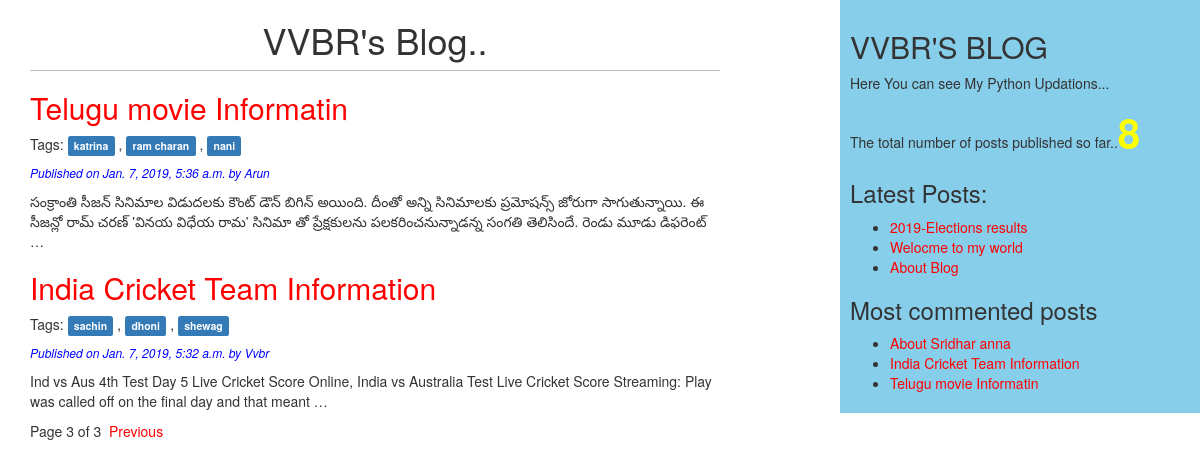
Page /blog/?page=3 on the committed database.
### blog/models.py (models this page shows, shortened)
class Post(models.Model):
    STATUS_CHOICES=(('draft','Draft'),('published','Published'))
    title=models.CharField(max_length=256)
    slug=models.SlugField(max_length=264,unique_for_date='publish')
    author=models.ForeignKey(User,on_delete=models.CASCADE,related_name='blog_posts')
    body=models.TextField()
    publish=models.DateTimeField(default=timezone.now)
    created=models.DateTimeField(auto_now_add=True)
    updated=models.DateTimeField(auto_now=True)
    status=models.CharField(max_length=10,choices=STATUS_CHOICES,default='draft')
    objects=CustomManager()
    tags=TaggableManager()
    class Meta:
        ordering=('-publish',)
    def get_absolute_url(self):
        return reverse('blog:post_detail',
                        args=[self.publish.year,
                            self.publish.month,
                            self.publish.day,
                            self.slug])

### blog/views.py (the view)
# urls.py: path('', views.post_list_view, name='post_list'),
def post_list_view(request,tag_slug=None):
    post_list=Post.objects.all()
    tag=None
    if tag_slug:
        tag=get_object_or_404(Tag,slug=tag_slug)
        post_list=post_list.filter(tags__in=[tag])
    paginator = Paginator(post_list,3) # 3 posts in each page
    page_number = request.GET.get('page')
    try:
        post_list = paginator.page(page_number)
    except PageNotAnInteger:
        post_list = paginator.page(1)
    except EmptyPage:
        post_list = paginator.page(paginator.num_pages)
    return render(request,'blog/post_list.html',{'post_list':post_list,'tag':tag})

### blog/models.py (called while the page is built)
    def get_queryset(self):
        return super().get_queryset().filter(status='published')

### blog/templatetags/blog_tags.py (called while the page is built)
@register.simple_tag()
def total_posts():
    return Post.objects.count()

@register.inclusion_tag('blog/latest_posts.html')
def show_latest_posts(count=3):
    latest_posts=Post.objects.order_by('-publish')[:count]
    return {'latest_posts':latest_posts}

@register.simple_tag
def get_most_commented_posts(count=3):
    return Post.objects.annotate(total_comments=Count('comments')).order_by('-total_comments')[:count]

### templates/blog/post_list.html (shortened to what this page needs)
{%extends 'blog/base.html'%}
{%block content%}
  <h1 align='center'>VVBR's Blog..</h1>
  {%for post in post_list%}
    <a href="{{ post.get_absolute_url }}"><h2>{{post.title}}</h2></a>
    <p class="tags">
  Tags:
  {% for tag in post.tags.all %}
    <a href="{% url "blog:post_list_view_by_tag" tag.slug %}">
      <span class="label label-primary">{{ tag.name }}</span>
    </a>
    {% if not forloop.last %}, {% endif %}
  {% endfor %}
  </p>
    <p id='date'>Published on {{post.publish}} by {{post.author|title}}</p>
    {{post.body|truncatewords:30|linebreaks}}
  {%endfor%}
  {% include "blog/pagination.html" with page=post_list %}
{%endblock%}

### templates/blog/base.html (shortened to what this page needs)
<!DOCTYPE html>
{% load blog_tags %}
{%load staticfiles%}
<html lang="en" dir="ltr">
  <head>
    <link rel="stylesheet" href="https://maxcdn.bootstrapcdn.com/bootstrap/3.3.7/css/bootstrap.min.css">
    <link rel="stylesheet" href="{% static "css/blog.css"%}">
  </head>
  <body>
    <div class="content">
      {%block content%}{%endblock%}
    </div>
    <div class="sidebar">
      <h2>VVBR'S BLOG</h2>
      <p>Here You can see My Python Updations...</p>
      <p>The total number of posts published so far..<span id='pcount'>{% total_posts%}</span></p>
      <h3>Latest Posts:</h3>
      {% show_latest_posts 3%}
      <h3>Most commented posts</h3>
      {% get_most_commented_posts as most_commented_posts %}
      <ul>
      {% for post in most_commented_posts %}
        <li>
          <a href="{{ post.get_absolute_url }}">{{ post.title }}</a>
        </li>
      {% endfor %}
      </ul>
    </div>
  </body>
</html>

### templates/blog/latest_posts.html
<ul>
  {%for post in latest_posts%}
  <li>
  <a href="{{ post.get_absolute_url }}">{{post.title}}</a>
  </li>
  {%endfor%}
</ul>

### static/css/blog.css (style rules this page uses)
.content { float:left; width: 60%; padding:0 0 0 30px; }
.sidebar { float:right; width:30%; padding:10px; background: skyblue; height: 100%; }
h1 { text-align: center; border-bottom: 1px solid #bbb; padding: 0 0 10px 0; }
#date { color:blue; font-size:12px; font-style: italic; }
a { color:red; }
#pcount { font-size: 40px; color: yellow; font-weight: bold; }

### rows in the picture
Post: title "Telugu movie Informatin", publish "Jan. 7, 2019, 5:36 a.m.", author "Arun", body "సంక్రాంతి సీజన్ సినిమాల విడుదలకు కౌంట్ డౌన్ బిగిన్ అయింది. దీంతో అన్ని సినిమాలకు ప్రమోషన్స్ జోరుగా సాగుతున్నాయి. ఈ సీజన్లో రామ్ చరణ్ 'వినయ విధేయ రామ' సినిమా తో ప్రేక్షకులను పలకరించనున్నాడన్న సంగతి తెలిసిందే. రెండు మూడు డిఫరెంట్ …"
Tag: name "katrina"
Tag: name "ram charan"
Tag: name "nani"
Post: title "India Cricket Team Information", publish "Jan. 7, 2019, 5:32 a.m.", author "Vvbr", body "Ind vs Aus 4th Test Day 5 Live Cricket Score Online, India vs Australia Test Live Cricket Score Streaming: Play was called off on the final day and that meant …"
Tag: name "sachin"
Tag: name "dhoni"
Tag: name "shewag"
Post: title "2019-Elections results"
Post: title "Welocme to my world"
Post: title "About Blog"
Post: title "About Sridhar anna"

### other values in the picture
{{ page.number }} "3"
{{ page.paginator.num_pages }} "3"
